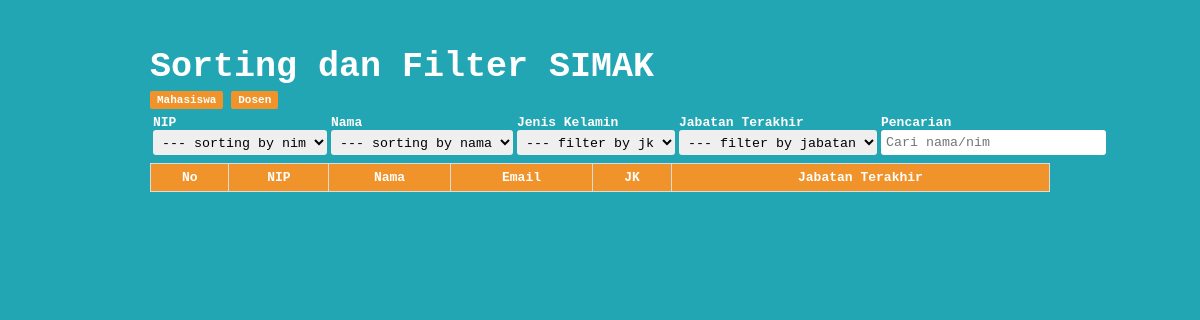
Page /dosen.php on the earlier database version.
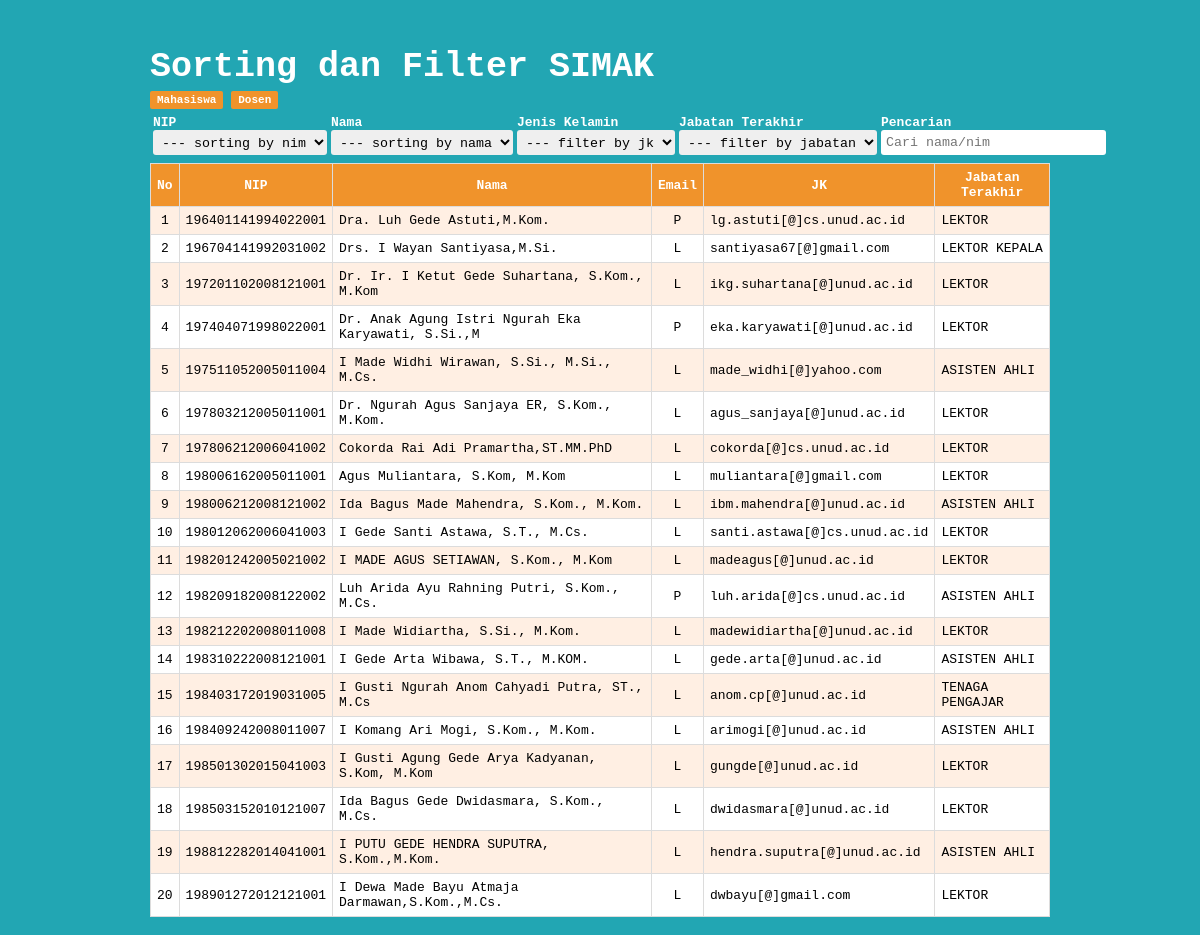
Same page on the later database version.
### tables this page shows
CREATE TABLE `dosen` (
  `nip` varchar(30) NOT NULL,
  `nama` varchar(50) DEFAULT NULL,
  `email` varchar(50) DEFAULT NULL,
  `jk` enum('P','L') DEFAULT NULL,
  `jabatan_terakhir` varchar(20) DEFAULT NULL
);

### dosen.php (the view, shortened to what this page needs)
<html>
    <head>
        <link type="text/css" rel="stylesheet" href="css/style.css">
    </head>
    <body>
        <div class="container">
            <h2>Sorting dan Filter SIMAK</h2>
            <a href="index.php">Mahasiswa</a>
            <a href="dosen.php">Dosen</a>
            <table width="100%" style="color:#fff; margin-top:5px;">
                <tr>
                    <td>
                        <b>NIP</b>
                        <select id="nip" class="input-form">
                            <option value="asc">--- sorting by nim</option>
                        </select>
                    </td>
                    <td>
                        <b>Nama</b>
                        <select id="nama" class="input-form">
                            <option value="asc">--- sorting by nama</option>
                        </select>
                    </td>
                    <td>
                        <b>Jenis Kelamin</b>
                        <select id="jk" class="input-form">
                            <option value="all">--- filter by jk</option>
                        </select>
                    </td>
                    <td>
                        <b>Jabatan Terakhir</b>
                        <select id="jabatan" class="input-form">
                            <option value="all">--- filter by jabatan</option>
                        </select>
                    </td>
                    <td>
                        <b>Pencarian</b>
                        <input type="text" class="input-form" id="cari" style="width:225px;" placeholder="Cari nama/nim">
                    </td>
                </tr>
            </table>
            <table border="1" width="100%" class="tabel" style="margin-top:5px">
                <thead>
                <tr>
                    <th>No</th>
                    <th>NIP</th>
                    <th>Nama</th>
                    <th>Email</th>
                    <th>JK</th>
                    <th>Jabatan Terakhir</th>
                </tr>
                </thead>
                <tbody id="tabel">
                <?php
                    include "koneksi.php";
                    $query_mysqli = mysqli_query($koneksi, "SELECT * FROM dosen")or die(mysql_error());
                    $nomor = 1;
                    while($data = mysqli_fetch_array($query_mysqli)){
                ?>
                <tr>
                    <td align="center"><?php echo $nomor++; ?></td>
                    <td><?php echo $data['nip']; ?></td>
                    <td><?php echo $data['nama']; ?></td>
                    <td align="center"><?php echo $data['jk']; ?></td>
                    <td><?php echo $data['email']; ?></td>
                    <td><?php echo $data['jabatan_terakhir']; ?></td>
                </tr>
                <?php } ?>
                </tbody>
            </table>
        </div>
    </body>
</html>

### css/style.css (style rules this page uses)
* { font-family: monospace; }
body { background-color:#22a6b3; }
.container { height: auto; padding: 10px; width: 900px; color: #fff; margin: auto; }
h2 { font-size: 35px; font-weight: bold; margin-bottom: 5px; }
.input-form { height: 25px; padding: 5px; border: none; border-radius: 3px; }
.tabel { border-collapse: collapse; }
.tabel, .tabel th, .tabel td { border: 1px solid gainsboro; padding: 6px; }
.tabel th { background-color:#f0932b; color: #fff; }
.tabel tr:nth-child(odd) { background-color: #FFEFE3 ; }
.tabel tr:nth-child(even) { background-color: #FFF ; }
a { text-decoration: none; color: white; background-color: #f0932b; padding: 3px; border-radius: 2px; font-size: 11px; font-weight: bold; padding: 3px 7px 3px 7px; }

Differences in the rows shown:
added dosen: nip "196401141994022001", nama "Dra. Luh Gede Astuti,M.Kom.", jk "P", email "lg.astuti[@]cs.unud.ac.id", jabatan_terakhir "LEKTOR"
added dosen: nip "196704141992031002", nama "Drs. I Wayan Santiyasa,M.Si.", jk "L", email "santiyasa67[@]gmail.com", jabatan_terakhir "LEKTOR KEPALA"
added dosen: nip "197201102008121001", nama "Dr. Ir. I Ketut Gede Suhartana, S.Kom., M.Kom", jk "L", email "ikg.suhartana[@]unud.ac.id", jabatan_terakhir "LEKTOR"
added dosen: nip "197404071998022001", nama "Dr. Anak Agung Istri Ngurah Eka Karyawati, S.Si.,M", jk "P", email "eka.karyawati[@]unud.ac.id", jabatan_terakhir "LEKTOR"
added dosen: nip "197511052005011004", nama "I Made Widhi Wirawan, S.Si., M.Si., M.Cs.", jk "L", email "made_widhi[@]yahoo.com", jabatan_terakhir "ASISTEN AHLI"
added dosen: nip "197803212005011001", nama "Dr. Ngurah Agus Sanjaya ER, S.Kom., M.Kom.", jk "L", email "agus_sanjaya[@]unud.ac.id", jabatan_terakhir "LEKTOR"
added dosen: nip "197806212006041002", nama "Cokorda Rai Adi Pramartha,ST.MM.PhD", jk "L", email "cokorda[@]cs.unud.ac.id", jabatan_terakhir "LEKTOR"
added dosen: nip "198006162005011001", nama "Agus Muliantara, S.Kom, M.Kom", jk "L", email "muliantara[@]gmail.com", jabatan_terakhir "LEKTOR"
added dosen: nip "198006212008121002", nama "Ida Bagus Made Mahendra, S.Kom., M.Kom.", jk "L", email "ibm.mahendra[@]unud.ac.id", jabatan_terakhir "ASISTEN AHLI"
added dosen: nip "198012062006041003", nama "I Gede Santi Astawa, S.T., M.Cs.", jk "L", email "santi.astawa[@]cs.unud.ac.id", jabatan_terakhir "LEKTOR"
added dosen: nip "198201242005021002", nama "I MADE AGUS SETIAWAN, S.Kom., M.Kom", jk "L", email "madeagus[@]unud.ac.id", jabatan_terakhir "LEKTOR"
added dosen: nip "198209182008122002", nama "Luh Arida Ayu Rahning Putri, S.Kom., M.Cs.", jk "P", email "luh.arida[@]cs.unud.ac.id", jabatan_terakhir "ASISTEN AHLI"
added dosen: nip "198212202008011008", nama "I Made Widiartha, S.Si., M.Kom.", jk "L", email "madewidiartha[@]unud.ac.id", jabatan_terakhir "LEKTOR"
added dosen: nip "198310222008121001", nama "I Gede Arta Wibawa, S.T., M.KOM.", jk "L", email "gede.arta[@]unud.ac.id", jabatan_terakhir "ASISTEN AHLI"
added dosen: nip "198403172019031005", nama "I Gusti Ngurah Anom Cahyadi Putra, ST., M.Cs", jk "L", email "anom.cp[@]unud.ac.id", jabatan_terakhir "TENAGA PENGAJAR"
added dosen: nip "198409242008011007", nama "I Komang Ari Mogi, S.Kom., M.Kom.", jk "L", email "arimogi[@]unud.ac.id", jabatan_terakhir "ASISTEN AHLI"
added dosen: nip "198501302015041003", nama "I Gusti Agung Gede Arya Kadyanan, S.Kom, M.Kom", jk "L", email "gungde[@]unud.ac.id", jabatan_terakhir "LEKTOR"
added dosen: nip "198503152010121007", nama "Ida Bagus Gede Dwidasmara, S.Kom., M.Cs.", jk "L", email "dwidasmara[@]unud.ac.id", jabatan_terakhir "LEKTOR"
added dosen: nip "198812282014041001", nama "I PUTU GEDE HENDRA SUPUTRA, S.Kom.,M.Kom.", jk "L", email "hendra.suputra[@]unud.ac.id", jabatan_terakhir "ASISTEN AHLI"
added dosen: nip "198901272012121001", nama "I Dewa Made Bayu Atmaja Darmawan,S.Kom.,M.Cs.", jk "L", email "dwbayu[@]gmail.com", jabatan_terakhir "LEKTOR"
